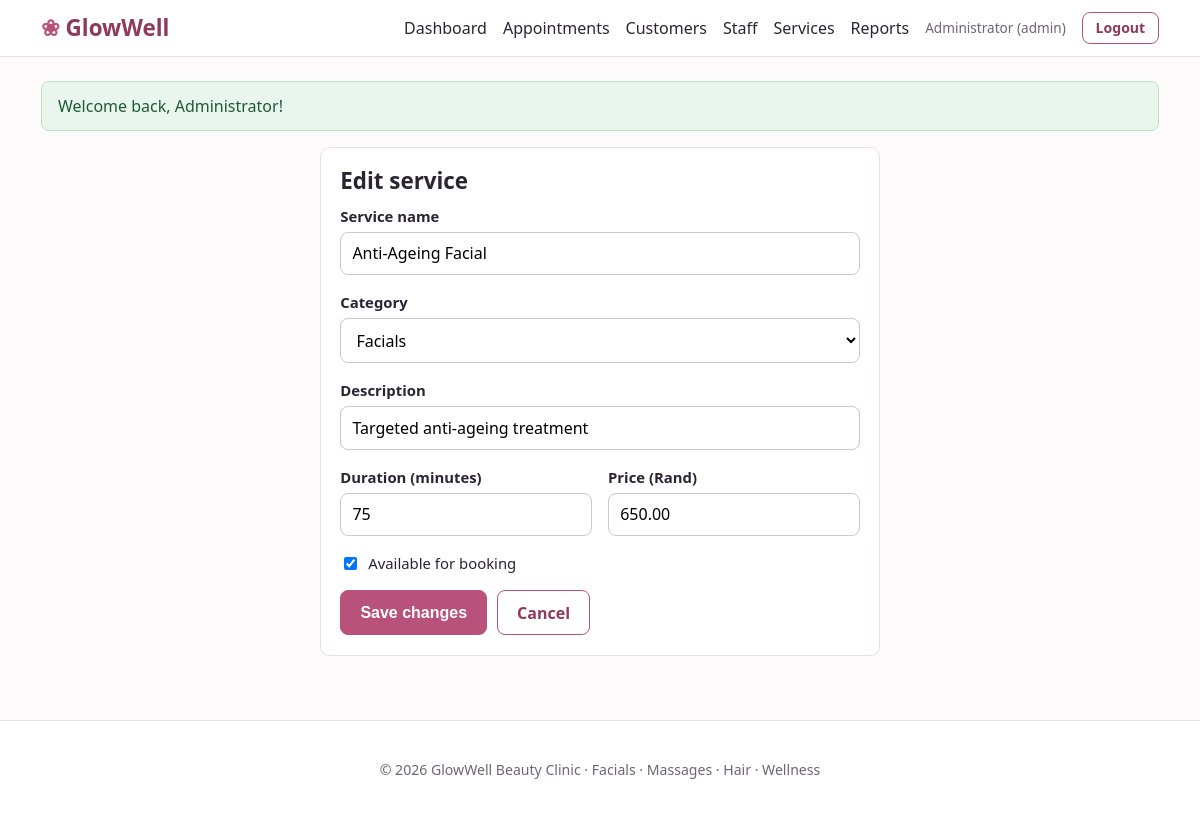
Page /admin/service_form.php?id=2 (signed in) on the committed database.
### tables this page shows
CREATE TABLE services (
    service_id        INT UNSIGNED AUTO_INCREMENT PRIMARY KEY,
    category_id       INT UNSIGNED NOT NULL,
    service_name      VARCHAR(100) NOT NULL UNIQUE,
    description       VARCHAR(255) NULL,
    duration_minutes  SMALLINT UNSIGNED NOT NULL,
    price             DECIMAL(8,2) NOT NULL,
    is_active         TINYINT(1) NOT NULL DEFAULT 1,
    CONSTRAINT chk_price CHECK (price >= 0),
    CONSTRAINT chk_duration CHECK (duration_minutes > 0),
    CONSTRAINT fk_service_category FOREIGN KEY (category_id)
        REFERENCES service_categories(category_id)
);

CREATE TABLE service_categories (
    category_id    INT UNSIGNED AUTO_INCREMENT PRIMARY KEY,
    category_name  VARCHAR(80) NOT NULL UNIQUE,
    description    VARCHAR(255) NULL
);

### includes/functions.php (called while the page is built, shortened)
<?php
    function e($value): string {
        return htmlspecialchars((string)$value, ENT_QUOTES, 'UTF-8');
    }
    function url(string $path = ""): string {
        return BASE_URL . '/' . ltrim($path, '/');
    }

### admin/service_form.php (the view, shortened to what this page needs)
<?php
    require_once __DIR__ . '/../includes/functions.php';
    $pdo = db();
    $id = (int)($_GET['id'] ?? $_POST['service_id'] ?? 0);
    $editing = $id > 0;
    $form = ['category_id' => '', 'service_name' => '', 'description' => '', 'duration_minutes' => '60', 'price' => '', 'is_active' => '1'];
    if ($editing) {
        $st = $pdo->prepare('SELECT * FROM services WHERE service_id = ?');
        $st->execute([$id]);
        $row = $st->fetch();
        foreach ($form as $k => $_) { $form[$k] = (string)($row[$k] ?? ''); }
    }
    $categories = $pdo->query('SELECT category_id, category_name FROM service_categories ORDER BY category_name')->fetchAll();
    require __DIR__ . '/../includes/header.php';
?>
<div class="card form-card">
    <h2><?= $editing ? 'Edit service' : 'Add service' ?></h2>
    <form method="post" data-validate>
        <div class="form-group"><label for="service_name">Service name</label><input type="text" id="service_name" name="service_name" required maxlength="100" value="<?= e($form['service_name']) ?>"></div>
        <div class="form-group"><label for="category_id">Category</label>
            <select id="category_id" name="category_id" required data-label="a category"><option value="">Choose a category</option>
                <?php foreach ($categories as $c): ?><option value="<?= (int)$c['category_id'] ?>" <?= $form['category_id'] === (string)$c['category_id'] ? 'selected' : '' ?>><?= e($c['category_name']) ?></option><?php endforeach; ?>
            </select></div>
        <div class="form-group"><label for="description">Description</label><input type="text" id="description" name="description" maxlength="255" value="<?= e($form['description']) ?>"></div>
        <div class="form-row">
            <div class="form-group"><label for="duration_minutes">Duration (minutes)</label><input type="number" id="duration_minutes" name="duration_minutes" required min="15" step="5" value="<?= e($form['duration_minutes']) ?>"></div>
            <div class="form-group"><label for="price">Price (Rand)</label><input type="number" id="price" name="price" required min="0" step="0.01" value="<?= e($form['price']) ?>"></div>
        </div>
        <div class="form-group checkbox-row"><input type="checkbox" id="is_active" name="is_active" value="1" <?= $form['is_active'] === '1' ? 'checked' : '' ?>><label for="is_active">Available for booking</label></div>
        <div class="btn-row">
            <button class="btn" type="submit"><?= $editing ? 'Save changes' : 'Add service' ?></button>
            <a class="btn btn-outline" href="<?= e(url('admin/services.php')) ?>">Cancel</a>
        </div>
    </form>
</div>
<?php require __DIR__ . '/../includes/footer.php'; ?>

### assets/css/style.css (style rules this page uses)
:root { --rose: #b8527a; --rose-dark: #8f3a5c; --rose-light: #fbeef3; --teal: #2f7d7a; --ink: #2b2433; --muted: #6d6578; --line: #e7dfe9; --bg: #fdfafc; --white: #ffffff; --ok: #2e7d4f; --warn: #b7791f; --bad: #c0392b; --radius: 10px; }
* { box-sizing: border-box; }
body { margin: 0; font-family: "Segoe UI", Roboto, Helvetica, Arial, sans-serif; color: var(--ink); background: var(--bg); line-height: 1.5; }
a { color: var(--rose-dark); }
h1, h2, h3 { line-height: 1.25; margin: 0 0 .6rem; }
h2 { font-size: 1.4rem; }
.btn { display: inline-block; background: var(--rose); color: #fff; border: 1px solid var(--rose); padding: .6rem 1.2rem; border-radius: 8px; font-size: 1rem; cursor: pointer; text-decoration: none; font-weight: 600; }
.btn-outline { background: transparent; color: var(--rose-dark); }
.btn-row { display: flex; gap: .6rem; flex-wrap: wrap; margin-top: 1rem; }
.card { background: var(--white); border: 1px solid var(--line); border-radius: var(--radius); padding: 1.2rem; margin-bottom: 1.2rem; }
.form-card { max-width: 560px; margin: 1rem auto; }
.form-group { margin-bottom: 1rem; }
label { display: block; font-weight: 600; margin-bottom: .3rem; font-size: .93rem; }
input[type=text], input[type=email], input[type=password], input[type=date], input[type=time], input[type=number], input[type=tel], select, textarea { width: 100%; padding: .6rem .7rem; border: 1px solid #cfc5d3; border-radius: 8px; font-size: 1rem; background: #fff; font-family: inherit; }
.form-row { display: grid; grid-template-columns: 1fr 1fr; gap: 1rem; }
.checkbox-row { display: flex; align-items: center; gap: .5rem; }
.checkbox-row input { width: auto; }
.checkbox-row label { margin: 0; font-weight: 500; }

### rows in the picture
services: service_name "Anti-Ageing Facial", category_id "Facials", description "Targeted anti-ageing treatment", duration_minutes "75", price "650.00", is_active "☑"

### other values in the picture
$_SESSION['name'] "Administrator"
$role "admin"
$f['msg'] "Welcome back, Administrator!"
